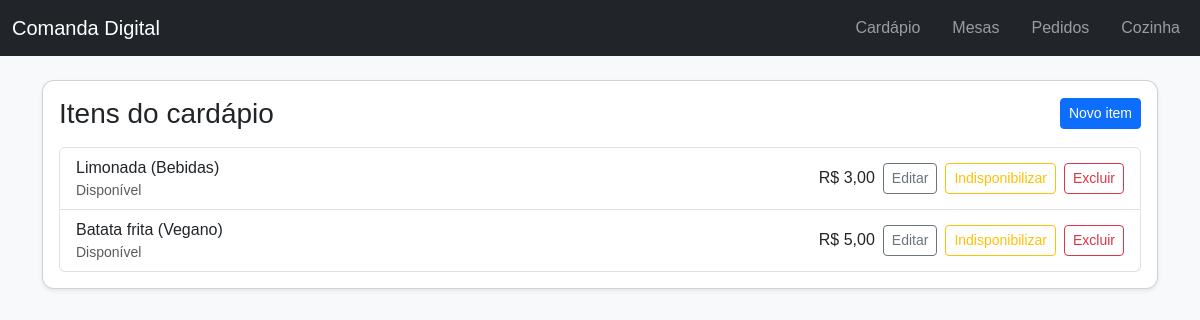
The app's page /cardapio/itens/ with its own data.
### restaurante/cardapio/models.py (models this page shows, shortened)
class Item(Model):
    nome_item = models.CharField(max_length=150, verbose_name="nome do item")
    preco = models.DecimalField(
        max_digits=10, decimal_places=2, default=Decimal("0.00"), verbose_name="preço")
    categoria = models.ForeignKey(
        Categoria,
        on_delete=models.PROTECT,
        related_name="itens",
        verbose_name="categoria",
    )
    disponivel = models.BooleanField(default=True, verbose_name="disponível")
    class Meta:
        verbose_name = "Item do cardápio"
        verbose_name_plural = "Itens do cardápio"

class Categoria(Model):
    nome_categoria = models.CharField(
        max_length=100, unique=True, verbose_name="nome da categoria")
    class Meta:
        verbose_name = "Categoria"
        verbose_name_plural = "Categorias"

### restaurante/cardapio/views.py (the view)
# urls.py: path("itens/", item_list, name="item_list"),
def item_list(request):
    itens = Item.objects.select_related("categoria").all()
    return render(request, "cardapio/itens.html", {"itens": itens})

### restaurante/templates/cardapio/itens.html (shortened to what this page needs)
{% extends 'base.html' %}
{% block content %}
<div class="card shadow-sm">
    <div class="card-body">
        <div class="d-flex justify-content-between align-items-center mb-3">
            <h1 class="h3 mb-0">Itens do cardápio</h1>
            <a href="{% url 'item_create' %}" class="btn btn-primary btn-sm">Novo item</a>
        </div>
        <ul class="list-group mt-3">
            {% for item in itens %}
                <li class="list-group-item d-flex justify-content-between align-items-center">
                    <div>
                        <span>{{ item.nome_item }} ({{ item.categoria.nome_categoria }})</span>
                        <small class="d-block text-muted">{{ item.disponivel|yesno:"Disponível,Indisponível" }}</small>
                    </div>
                    <div class="d-flex align-items-center gap-2">
                        <span>R$ {{ item.preco }}</span>
                        <a href="{% url 'item_update' item.pk %}" class="btn btn-sm btn-outline-secondary">Editar</a>
                        <a href="{% url 'item_toggle_disponibilidade' item.pk %}" class="btn btn-sm {% if item.disponivel %}btn-outline-warning{% else %}btn-outline-success{% endif %}">
                            {% if item.disponivel %}Indisponibilizar{% else %}Disponibilizar{% endif %}
                        </a>
                        <a href="{% url 'item_delete' item.pk %}" class="btn btn-sm btn-outline-danger">Excluir</a>
                    </div>
                </li>
            {% empty %}
                <li class="list-group-item">Nenhum item cadastrado.</li>
            {% endfor %}
        </ul>
    </div>
</div>
{% endblock %}

### restaurante/static/css/estilos.css (style rules this page uses)
body { font-family: Arial, sans-serif; }
.card { border-radius: 0.75rem; }

### records on screen
Item: nome_item "Limonada", categoria.nome_categoria "Bebidas", disponivel "Disponível", preco "3,00", shows "Indisponibilizar"
Item: nome_item "Batata frita", categoria.nome_categoria "Vegano", disponivel "Disponível", preco "5,00", shows "Indisponibilizar"
